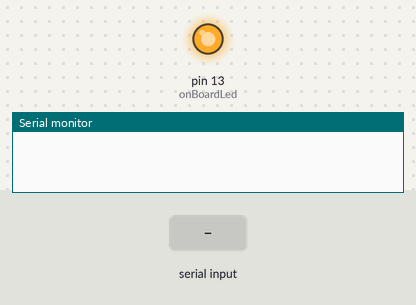
Recording of a sketch running on a simulated Arduino Uno, built with avr-gcc and run on an emulated ATmega328P. Parts: output pins drawn as LEDs (lit = HIGH), the last lines printed to the serial monitor. Dashed ring = blinking. The inputs (shaded band) are chosen by the test bench.

Above: at 0.1 s.
At 1.2 s:
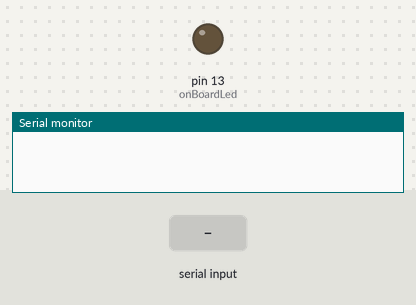
1.3 s: "1\n" received over Serial
At 3.4 s:
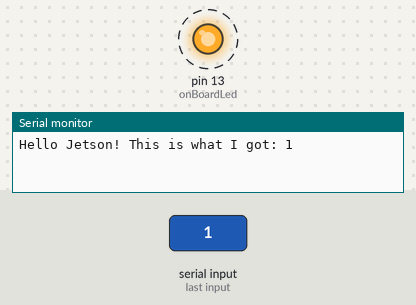
Timing chart, 0 to 10.3 s (numbered marks = the images above; inputs shaded):
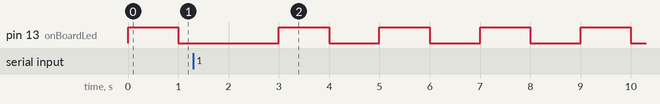

Measured:
- by itself, pin 13 (onBoardLed): alternates HIGH for 1.0 s and LOW for 1.0 s

The sketch:

InitialComms.ino
```cpp
int onBoardLed = 13;

void setup()
{
  Serial.begin(115200);
  // Set pin 13 as an output
  pinMode(onBoardLed, OUTPUT);

  while (!Serial) {
    ; // Wait for serial port to connect.
  }
}

const char TERMINATOR = "|";

void loop()
{
  if (Serial.available() > 0)
  {
    String commandFromJetson = Serial.readStringUntil(TERMINATOR);

    // Confirm
    String ackMsg = "Hello Jetson! This is what I got: " + commandFromJetson; // String(messageBuffer);
    Serial.print(ackMsg);
  }
  blinkOnboardLED();
  // delay(500);
}

void blinkOnboardLED()
{
  // Turn the LED on
  digitalWrite(onBoardLed, HIGH);
  delay(1000); // Wait for 1 second

  // Turn the LED off
  digitalWrite(onBoardLed, LOW);
  delay(1000); // Wait for 1 second
}
```
